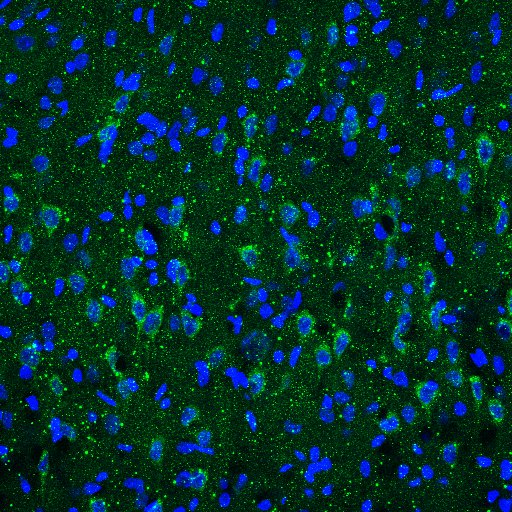
#> input picture rockstarlifestyle/data/protein_matrix_image.png, 512 x 512 px
$ jupyter execute Functionalized-Multires-histograms.ipynb   (shell and % lines are left out)
#> lines starting #> are read from the running program, lines starting #| are printed output that depends on the picture
### rockstarlifestyle/multiresolution.py
#Purpose: To hold functions used for the multiresolution histogram

#Importing necessary packages
from PIL import Image, ImageFilter
import numpy as np
from numbers import Number
from matplotlib import pyplot as plt
import scipy
from scipy.ndimage import gaussian_filter
import timeit
import matplotlib.cbook as cbook
#import internal packages
from rockstarlifestyle import multiresolution, preprocessing


#Function 1: Importing images
def image_import():
    pass

#Function 2: Prepping the images
## Splits the image by color
##
def image_prep():
    pass

#Function 3: Gausian filter application
#Steps: uses for loop to apply a guassian blur to all levels in list
#Input: input image, gaussian blur list
#Output: creates the gauss blur list for later

def gauss_filter(image, gauss_blur_list):
    """Applies a Guassian Blur to all levels in list"""
    gauss_blurs = []
    for levels in gauss_blur_list:
        gauss_blur = gaussian_filter(image, sigma=levels)
        gauss_blurs.append(gauss_blur)
    return gauss_blurs


#Function 4: Obtaining Histograms
#Steps: cycles through images and bins to plot histogram and append to hist list
#Input: gaussian blured images, list of bins
#Output: list of histograms including one for each image for all bins
def cumulative_hist(gauss_blur_images, bin_list, show_figs = True):
    """Creates a cumulative histogram through list"""
    hist = []
    for images in gauss_blur_images:
        for bin_count in bin_list:
            if show_figs:
                fig = plt.figure()
                hist_itt = plt.hist(images, bins = bin_count,
                                   density = True, cumulative = True)
            else:
                hist_itt = nofig_cumulative_hist(images,
                                        bins = bin_count)
            hist.append(hist_itt)
    return hist

# [56 lines left out: functions nofig_cumulative_hist, diff_plot_determination, not called in this run]


#Function 6: Determines differences between two cumulative histograms
#Steps: load two cumulative histograms, loop all bins/arrays to determine differences
#Inputs: two cumulative histograms
#Outputs: height difference for all bins/arrays

def diff_hist(hist1_plot, hist2_plot):
    """Determines differences between two cumulative histograms"""
    bins1 = hist1_plot[0]
    bins2 = hist2_plot[0]
    bins = len(bins1)
    heights = []
    for i in range(bins):
        array1 = bins1[i]
        array2 = bins2[i]
        array_length = len(array1)
        heights_bins = []
        for j in range(array_length):
            bin1 = array1[j]
            bin2 = array2[j]
            height = bin1 - bin2
            heights_bins.append(height)
            heights.append(heights_bins)
    return heights

#Function 7:Function that concatenates the difference histograms

#Function 8: Function that puts it all together and outputs the concatenated
## histograms
#Function 8: Creates and outputs the concatenated histogram
#Steps: wraps all of the functions
#Inputs: image, list of bins, list of blurs
#Outputs: none, shows plot

def Multi_res_hist_full(image, bin_list, gauss_blur_list, show_figs = True):
    """Wraps all functions and produces a plot of height comparisons"""
    arr = np.array(image)
    gauss_blur_images = gauss_filter(image, gauss_blur_list)
    cumulative_Histograms = cumulative_hist(gauss_blur_images, bin_list, show_figs = show_figs)
    plt1=cumulative_Histograms[0]
    plt2=cumulative_Histograms[1]
    heights = diff_hist(plt1, plt2)
    fig2 = plt.figure()
    ax1 = fig2.add_subplot(111)

    ax1.hist(heights, bins=3, density = True, cumulative = True)
    ax1.set_xlabel('Tonal Value')
    ax1.set_ylabel('Frequency')
    ax1.set_xticklabels([]),
    fig2.tight_layout()
    return

### examples/Functionalized-Multires-histograms.ipynb
# Purpose: To obtain a Multiresolution Histogram of the Raw Image (full function and a step-by-step)

This example notebook walks the user through how to apply a histogram to an image. The example uses a raw image. However, this process can be done on any transformed image as well as seen in the fourier-transform with multi-resolution histogram example notebook.

*Step 1: Importing necessary packages*

[cell 1]
from PIL import Image, ImageFilter
import numpy as np
from matplotlib import pyplot as plt
from rockstarlifestyle import multiresolution as mult

*Step 2: Defining Constants*

[cell 2]
#List of the number of bins you want for the histograms
bin_list = [3]

#List for the gaussian blur sigma variable
gauss_blur_list = [0,1] #Funciton only works for two gauss blurs currently

*Step 2: Saving the image*

[cell 3]
# Opens the image and saves as a variable the convert ('L') allows us to convert to greyscale
im =  Image.open("../rockstarlifestyle/data/protein_matrix_image.png")
#> im is the input picture: PIL image 512x512 RGB; mean R, G, B 0, 49.4, 43.2

*Step 3:Splitting the image by r, g, b colors*

[cell 4]
r,g,b = im.split()
#> r: PIL image 512x512 L; every value is 0
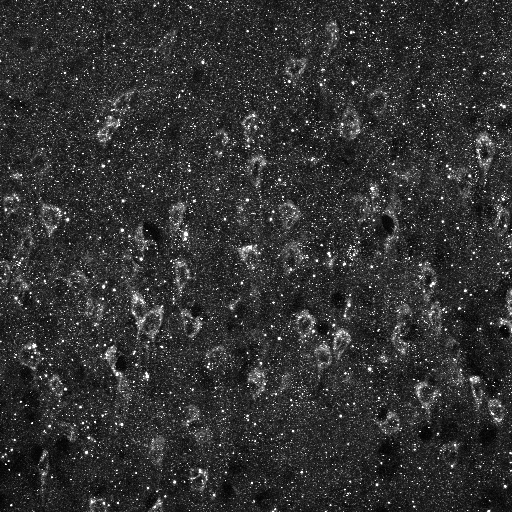
#> g: PIL image 512x512 L; min 0, max 255, mean 49.4
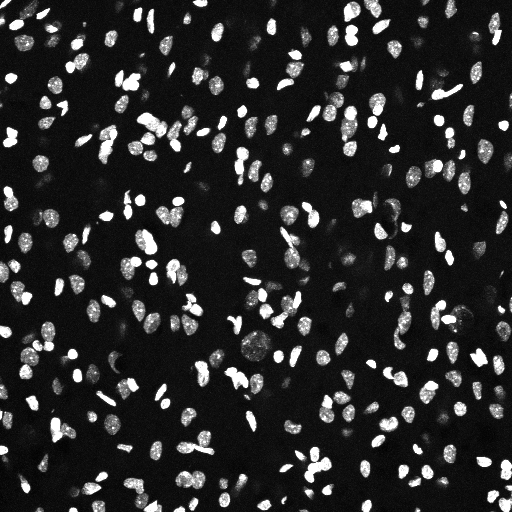
#> b: PIL image 512x512 L; min 0, max 255, mean 43.2

# All-in-One

*Function Steps:*

Step 1: Converts an input image to a numpy array
Step 2: Applies gaussian blur according to input sigmas
Step 3: Creates normed, cumulative histograms based on provided Bin numbers
Step 4: Calculates heights of the difference histogram
Step 5: Produces the final difference histogram

*Function Inputs*
Input1: image = image to bre processed
Input2: bin_list = bins to be used for cumulative histogram
Input3: gauss_blur_list = list of sigma values to be used for creating blurred images

[cell 5]
mult.Multi_res_hist_full(g, bin_list, gauss_blur_list)
#> the loop in gauss_filter, `for levels in gauss_blur_list:` made 2 passes
#> pass 2, in gauss_filter, `gauss_blur = gaussian_filter(image, sigma=levels)`:
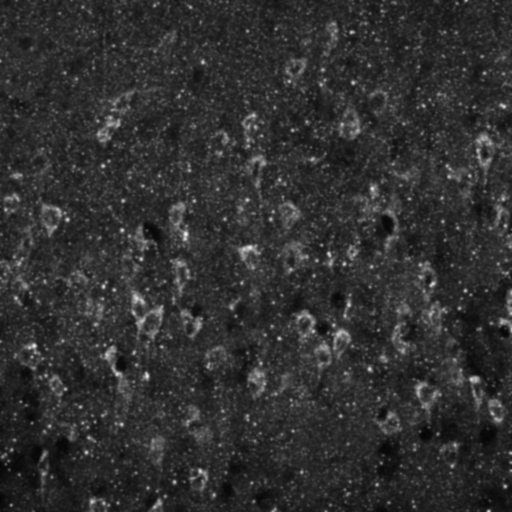
#> gauss_blur: shape (512, 512); min 5, max 236, mean 48.4
#> after the loop in gauss_filter, `for levels in gauss_blur_list:`: gauss_blurs = 2 items
#> the loop in cumulative_hist, `for images in gauss_blur_images:` made 2 passes
#> in diff_hist, `bins1 = hist1_plot[0]`: bins1 = 512 rows, first 8: [0.912, 0.986, 1], [0.957, 0.99, 1], [0.951, 0.99, 1], [0.949, 0.986, 1], [0.92, 0.99, 1], [0.904, 0.98, 1], [0.902, 0.979, 1], [0.928, 0.992, 1]
#> in diff_hist, `bins2 = hist2_plot[0]`: bins2 = 512 rows, first 8: [0.965, 1, 1], [0.967, 1, 1], [0.982, 1, 1], [0.977, 1, 1], [0.955, 1, 1], [0.951, 0.996, 1], [0.945, 0.998, 1], [0.961, 1, 1]
#> in diff_hist, `bins = len(bins1)`: bins = 512
#> the loop in diff_hist, `for i in range(bins):` made 512 passes
#> (array1, array2) on passes 1 to 3: ([0.912, 0.986, 1], [0.965, 1, 1]), ([0.957, 0.99, 1], [0.967, 1, 1]), ([0.951, 0.99, 1], [0.982, 1, 1])
#> after the loop in diff_hist, `for i in range(bins):`: heights = 1536 items, first 6: [-0.0527, -0.0137, 0], [-0.0527, -0.0137, 0], [-0.0527, -0.0137, 0], [-0.00977, -0.00977, 0], [-0.00977, -0.00977, 0], [-0.00977, -0.00977, 0]
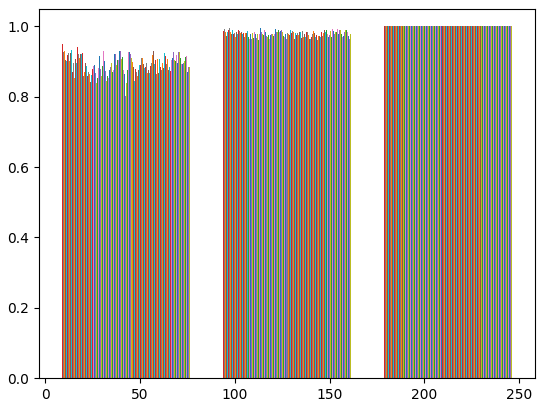
#> figure drawn by matplotlib, 1 panel; tallest bar 1 high, from x = 178.5 to 178.6; tallest bar 1 high, from x = 178.6 to 178.8; tallest bar 1 high, from x = 178.8 to 178.9
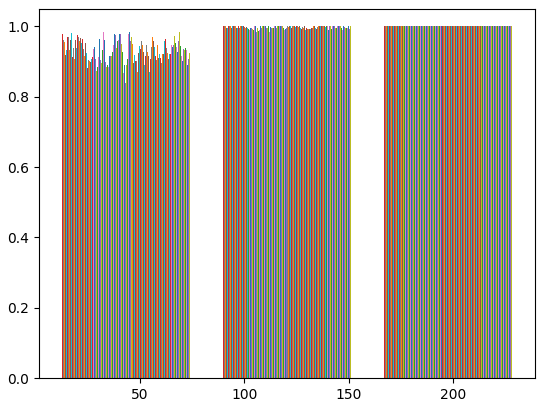
#> figure drawn by matplotlib, 1 panel
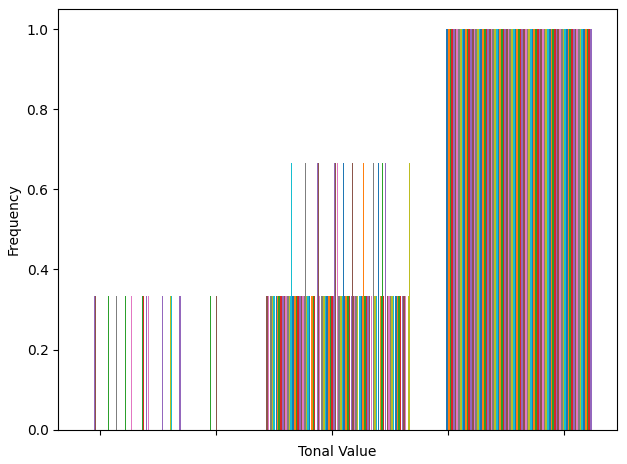
#> figure drawn by matplotlib, 1 panel

# Step-By-Step

*Step 1: Converts the image to an numpy array*

[cell 6]
arr = np.array(g)

*Step 2: Obtains gaussian blurs based on input list of the image*

[cell 7]
gauss_blur_images = mult.gauss_filter(arr, gauss_blur_list)
#> gauss_blur_images = 2 items

*Step 3: Obtaining histograms of the images*

[cell 8]
cumulative_Histograms = mult.cumulative_hist(gauss_blur_images, bin_list)
#> the loop in cumulative_hist (call 2), `for images in gauss_blur_images:` made 2 passes
#> cumulative_Histograms = 2 items

*Step 4: Saves these cumulative_histograms as two separate plots*

[cell 9]
plt1=cumulative_Histograms[0]
plt2=cumulative_Histograms[1]

*Step 6: Computing heights for difference histogram*

[cell 10]
#Function that takes the two histograms obtain heights for new histogram
heights = mult.diff_hist(plt1, plt2)
#> the loop in diff_hist (call 2), `for i in range(bins):` made 512 passes

*Step 7: Making histogram of the new heights*

[cell 11]
fig = plt.figure()
ax1 = fig.add_subplot(111)

ax1.hist(heights, bins=3, density = True, cumulative = True)
ax1.set_xlabel('Tonal Value')
ax1.set_ylabel('Frequency')
ax1.set_xticklabels([])
ax1.set_title('Difference Histogram')

fig.tight_layout()
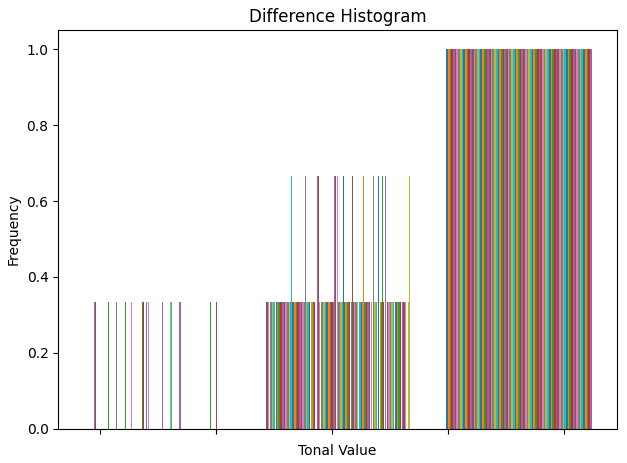
#> figure drawn by matplotlib, 1 panel
